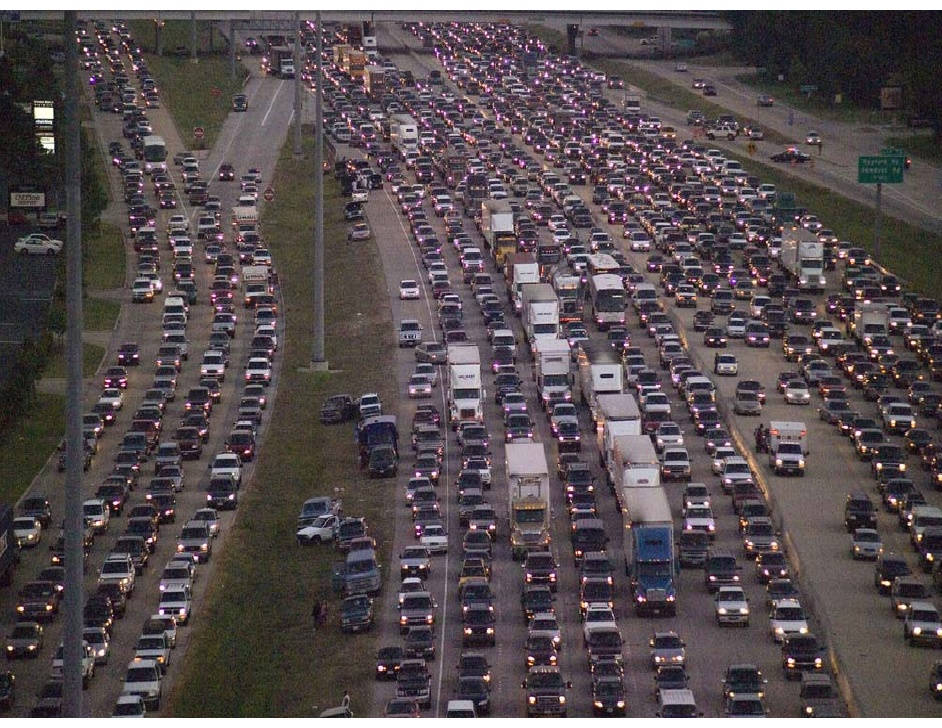
#> input picture bus/b8.jpg, 942 x 728 px
$ python captcha.py
#> lines starting #> are read from the running program, lines starting #| are printed output that depends on the picture
from  PIL import Image
height=100
width=100
img=Image.open("bus/b8.jpg")
#> img is the input picture: PIL image 942x728 RGB; mean R, G, B 85.9, 76.7, 79.7
img=img.resize((height,width))
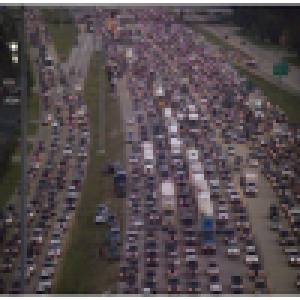
#> img: PIL image 100x100 RGB (shown 3 times larger); mean R, G, B 85.8, 76.5, 79.6
img.show()
img.save("b8.png")

$ run again, with bus/b1.jpg copied over bus/b8.jpg
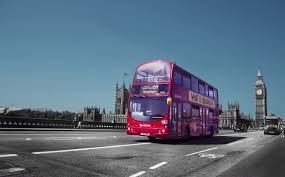
#> input picture bus/b1.jpg, 285 x 177 px
#> img is the input picture: PIL image 285x177 RGB; mean R, G, B 92.9, 110.2, 129
#> `img=img.resize((height,width))`:
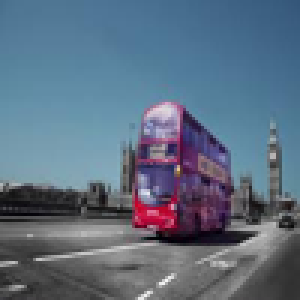
#> img: PIL image 100x100 RGB (shown 3 times larger); mean R, G, B 92.9, 110.2, 129

$ run again, with bus/b2.jpg copied over bus/b8.jpg
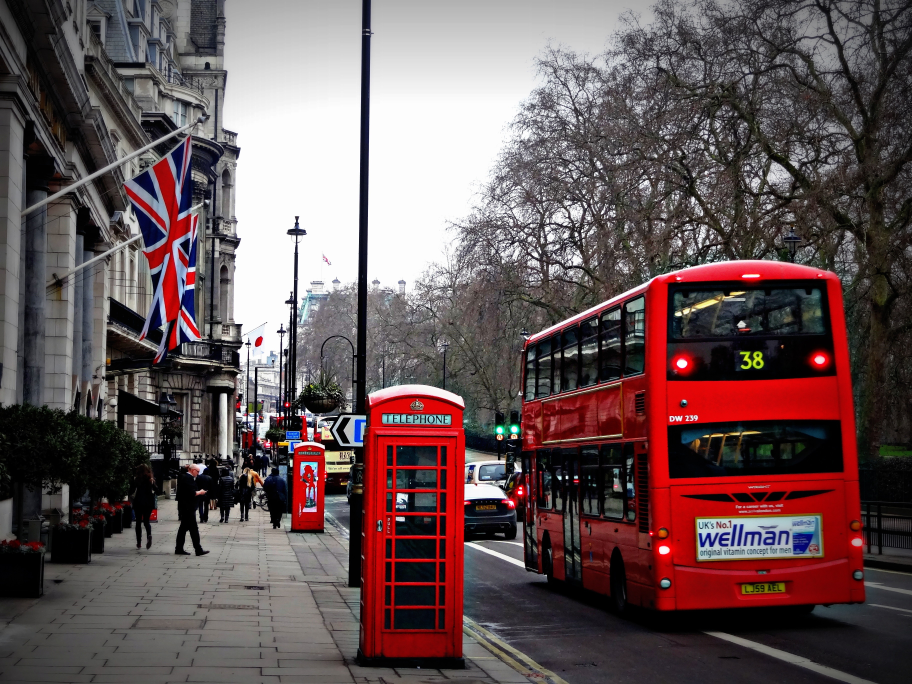
#> input picture bus/b2.jpg, 3648 x 2736 px (shown at 1/4 size)
#> img is the input picture: PIL image 3648x2736 RGB; mean R, G, B 103.6, 84.7, 86.1
#> `img=img.resize((height,width))`:
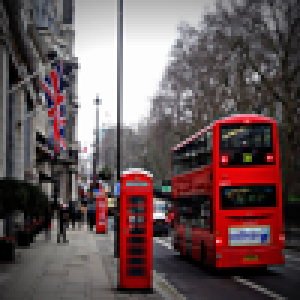
#> img: PIL image 100x100 RGB (shown 3 times larger); mean R, G, B 103.7, 84.7, 86.1

$ run again, with bus/b3.jpg copied over bus/b8.jpg
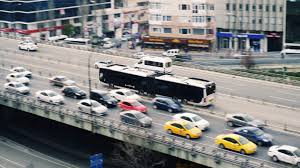
#> input picture bus/b3.jpg, 300 x 168 px
#> img is the input picture: PIL image 300x168 RGB; mean R, G, B 127.9, 127.4, 127
#> `img=img.resize((height,width))`:
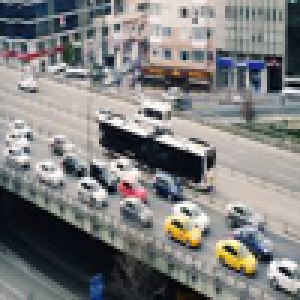
#> img: PIL image 100x100 RGB (shown 3 times larger); mean R, G, B 127.9, 127.4, 127
